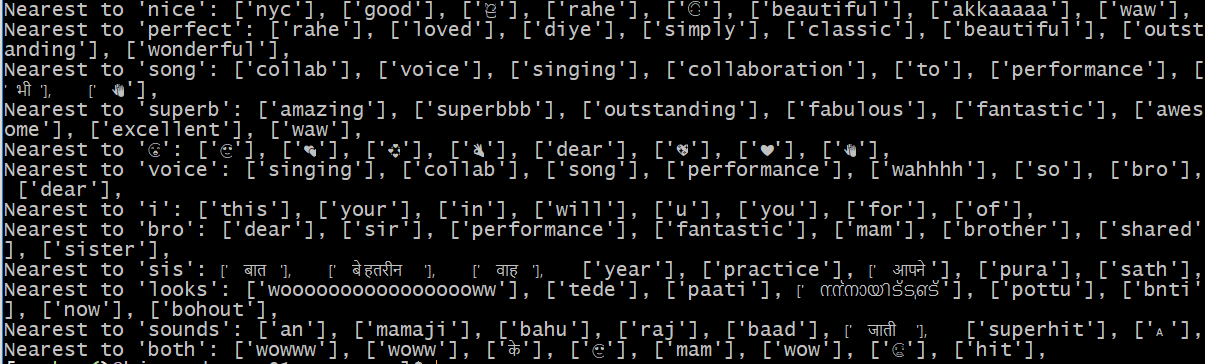

Here is the Python script that generated this plot:
# -*- coding: utf-8 -*-
"""
Created on Sat Jul  7 14:16:33 2018

@author: 47532
"""
import re
import regex
import tensorflow as tf
import os
from tqdm import tqdm
import numpy as np
import pandas as pd
import time
import sys

#%% ===================================Clean data============================= 
def get_data(win_len, num):
    file = "comment-%s"
    with open(file % num, encoding='utf8', mode='r') as rfile:
        words = []
        sentences = []
        def repl(m):
            inner_word = list(m.group(0))
            return " " + ''.join(inner_word) + " "
        for line in rfile:
            line = line.lower()
            if ('id=' in line) or ('|||' in line) or ('>>>' in line) or ('•' in line) or ('●' in line) or ('╭━╮' in line):
                continue    
            #line = re.sub(r'<.*>', ' ', line)
            line = re.sub('[\=\s+\.\!\?\;\,\/\\\_\。\$\%^*(+\"\:\-\@\#\&\|\[\]\<\>)]+', " ", line)
            line = re.sub('\d{10}', " ", line)
            sentence =  regex.sub(r'\p{So}\p{Sk}*', repl, line)
            word = sentence.split()                     
            if len(word) > 1:
                if "'" in word:
                    word.remove("'")
                elif "''" in word:
                    word.remove("''")
                else: 
                    word = word
                words.extend(word)
                word.insert(0,'$')
                word.extend('!')
                sentences.append(word) 
            else:
                continue  
    words_sort = pd.DataFrame(words)[0].value_counts() 
    del words
    # Adjust the word corpus size by limit the word occurence frequency
    words_sort = words_sort[words_sort>2]                        
    word_bank = list(words_sort.index)
    del words_sort
    word2id = {}  # word => id 
    for i in range(len(word_bank)):
        word2id[word_bank[i]] = i+1
    word2id['!'] = len(word_bank)+1# add 'EOS' to Word2id
    word2id['$'] = len(word_bank)+2
    inputs = []
    labels = []
    for sent in sentences:  # Loop to process sentence by sentence
        for i in range(sent.__len__()):  # Loop to process word by word in one sentence
            start = max(0, i - win_len)  # set the window as [-win_len,+win_len], total 2*win_len+1 in length
            end = min(sent.__len__(), i + win_len + 1)
            # Create input word and its corresponding target words
            for index in range(start, end):
                if index == i:
                    continue
                else:
                    input_id = word2id.get(sent[i])
                    label_id = word2id.get(sent[index])
                    if not (input_id and label_id):  
                        continue
                    inputs.append(input_id)
                    labels.append(label_id)
    del sentences
    return word_bank, word2id, len(word2id)+1, inputs, labels

class TrainData:
    def __init__(self, inputs, labels, word_bank, vocab_size):
        self.word_bank = word_bank
        self.vocab_size = vocab_size
        self.inputs = inputs
        self.labels = labels
        self.n = len(inputs)       
    def get_batch_data(self, batch):
        global batch_size
        start_pos = batch * batch_size
        end_pos = min((batch + 1) * batch_size, self.n)
        batch_inputs = self.inputs[start_pos:end_pos]
        batch_labels = self.labels[start_pos:end_pos]           
        batch_inputs = np.array(batch_inputs, dtype=np.int32)
        batch_labels = np.array(batch_labels, dtype=np.int32)
        batch_labels = np.reshape(batch_labels, [batch_labels.__len__(), 1])
        return batch_inputs, batch_labels
    def get_num_batches(self):
        return max(self.n - 1, 0) // batch_size + 1

#%% ===================================skip-gram model ============================= 
class Skip_gram:
    def __init__(self, vocab_size, embedding_size, num_batches, lambd, num_sampled, learning_rate):
        self.graph = tf.Graph()
        self.vocab_size = vocab_size
        self.embedding_size = embedding_size
        self.num_batches = num_batches
        self.lambd = lambd
        self.batch_size = None
        self.num_sampled = num_sampled
        self.lr = learning_rate
        self.build_graph()
    def _create_placeholders(self):
        with tf.name_scope("data"):
            self.train_inputs = tf.placeholder(tf.int32, shape=[self.batch_size],name = 'train_inputs')
            self.train_labels = tf.placeholder(tf.int32, shape=[self.batch_size, 1], name = 'train_labels')
            self.test_word_id = tf.placeholder(tf.int32, shape=[None], name = 'test_word_id')
    def _create_embedding(self):
        with tf.name_scope("embed"):
            self.embedding_dict = tf.get_variable("embedding", shape=[self.vocab_size, self.embedding_size],
                                     regularizer=tf.contrib.layers.l2_regularizer(scale=self.lambd / self.num_batches),
                                     initializer=tf.random_uniform_initializer(-1,1,seed=1))
            # Initialize weight matrix
            self.nce_weight = tf.get_variable('weight', shape = [self.vocab_size, self.embedding_size], regularizer=tf.contrib.layers.l2_regularizer(scale=self.lambd / self.num_batches), initializer = tf.truncated_normal_initializer(mean = 0, stddev=1.0 / np.sqrt(self.embedding_size),seed=1))
            #tf.truncated_normal_initializer(mean = 0, stddev=1.0 / np.sqrt(self.embedding_size),seed=1)
            # Initialize the bais
            self.nce_biases = tf.get_variable('biases', initializer = tf.zeros([self.vocab_size]))
            #tf.Variable(tf.zeros([self.vocab_size]), name = "biases")
    def _create_loss(self):
        with tf.name_scope("loss"):
            embed = tf.nn.embedding_lookup(self.embedding_dict, self.train_inputs)  # batch_size
            # Compute the soft-max loss
#            self.loss = tf.reduce_mean(
#                    tf.nn.sampled_softmax_loss(
#                    weights=self.nce_weight,  
#                    biases=self.nce_biases,  
#                    labels=self.train_labels, 
#                    inputs=embed,  # input embedding vector
#                    num_sampled=self.num_sampled,  # negative sampling number
#                    num_classes=self.vocab_size, # total number of words
#                    remove_accidental_hits=True))
            # Compute the NCE loss
            self.loss = tf.reduce_mean(
                tf.nn.nce_loss(
                    weights=self.nce_weight, 
                    biases=self.nce_biases,  
                    labels=self.train_labels, 
                    inputs=embed, # input embedding vector
                    num_sampled=self.num_sampled,  # negative sampling number
                    num_classes=self.vocab_size, # total number of words
                    remove_accidental_hits=True
                )
            )               
    def _create_evaluation(self):
        with tf.name_scope("evaluation"):           
            norm = tf.sqrt(tf.reduce_sum(tf.square(self.embedding_dict), 1, keepdims=True))
            self.normed_embedding = self.embedding_dict / norm
            test_embed = tf.nn.embedding_lookup(self.normed_embedding, self.test_word_id)
            self.similarity = tf.matmul(test_embed, tf.transpose(self.normed_embedding), name = 'similarity')
    def _create_optimizer(self):
        self.optimizer = tf.train.AdamOptimizer(learning_rate=self.lr).minimize(self.loss)
    def _create_summaries(self):
        with tf.name_scope("summaries"):
            tf.summary.scalar('loss', self.loss)
            self.summary_op = tf.summary.merge_all()
    def build_graph(self):
        with self.graph.as_default() as g:
            with g.device('/cpu:0'):
                self._create_placeholders()
                self._create_embedding()
                self._create_loss()
                self._create_evaluation()
                self._create_optimizer()
                self._create_summaries()
    def train(self, train_data,num_train_steps=10, num='1'):
        os.system('rm -rf ./comments_model/skip_gram/%s' % num)
        with tf.Session(graph=self.graph) as sess:
            sess.run(tf.group(tf.global_variables_initializer(), tf.local_variables_initializer()))
            writer = tf.summary.FileWriter('./comments_model/skip_gram/%s' % num, sess.graph)
            initial_step = 0  # self.global_step.eval(session=sess)
            step = 0
            saver = tf.train.Saver(tf.global_variables(), max_to_keep=1)
            for index in range(initial_step, initial_step + num_train_steps):
                total_loss = 0.0
                for batch in tqdm(range(self.num_batches)):
                    batch_inputs,batch_labels = train_data.get_batch_data(batch)
                    # 　feed in the training data
                    feed_dict = {self.train_inputs: batch_inputs,
                        self.train_labels: batch_labels}
                    loss_batch, _, summary = sess.run([self.loss, self.optimizer, self.summary_op],feed_dict=feed_dict)
                    total_loss += loss_batch
                    step += 1
                    if step % 100 == 0:
                        writer.add_summary(summary, global_step=step)
                        saver.save(sess, './comments_model/skip_gram/%s/' % num, global_step=step)
                        if step % 10000 == 0:
                            print(step)
                print('Train Loss at step {}: {:5.6f}'.format(index, total_loss / train_data.get_num_batches()))
            word_embedding = sess.run([self.embedding_dict])
            np.save('./comments_model/skip_gram/%s/word_embedding.npy' % num, word_embedding)

#%% ===================================Train the model ============================= 
if __name__ == "__main__":
    num = str(sys.argv[1])
    word_bank, word2id, vocab_size, inputs, labels = get_data(3, num)
    batch_size = 1024                
    train_data = TrainData(inputs, labels, word_bank, vocab_size) # win_len, inputs, word_bank, vocab_size
    print('Train size: %s' % train_data.n)
    print('Vocab_size: %s' % vocab_size)                
    model = Skip_gram(vocab_size, 64, train_data.get_num_batches(), 0.01, 10, 0.001)    # vocab_size, embedding_size, num_batches, lambd, num_sampled, learning_rate           
    starttime = time.time()
    model.train(train_data, 30, num=num) # train_data, epochs, num
    endtime = time.time()  
    print(endtime - starttime)  

#%% ===================================Evaluate word embedding ============================= 
def predict(test_words, num):
    sess = tf.Session()
    checkpoint_file = tf.train.latest_checkpoint('./comments_model/skip_gram/%s' % num)
    saver = tf.train.import_meta_graph("{}.meta".format(checkpoint_file), clear_devices=True)
    saver.restore(sess, checkpoint_file)
    graph = sess.graph
    g_test_word_id = graph.get_operation_by_name("data/test_word_id").outputs[0]
    g_similarity = graph.get_operation_by_name("evaluation/similarity").outputs[0]      
    test_word_id = [word2id.get(x) for x in test_words]
    feed_dict = {g_test_word_id: test_word_id}
    similarity = sess.run(g_similarity, feed_dict=feed_dict)
    top_k = 8
    for i in range(len(test_words)):
        nearest = (-similarity[i, :]).argsort()[1:top_k+1]        
        log = "Nearest to '%s':" % test_words[i]
        for k in range(top_k):
            close_word = [x for x,v in word2id.items() if v == nearest[k]]
            log = '%s %s,' % (log, close_word)
        print(log)

if __name__ == "__main__":
    num = str(sys.argv[1])
    word_bank, word2id, vocab_size, inputs, labels = get_data(3, num)
    batch_size = 1024                
    train_data = TrainData(inputs, labels, word_bank, vocab_size) # win_len, inputs, word_bank, vocab_size
    print('Train size: %s' % train_data.n)
    print('Vocab_size: %s' % vocab_size)                
    test_words = ['nice', 'perfect' ,'song', 'superb', '😘', 'voice', 'i','bro', 'sis', 'looks', 'sounds', 'both']
    
    predict(test_words, num)

